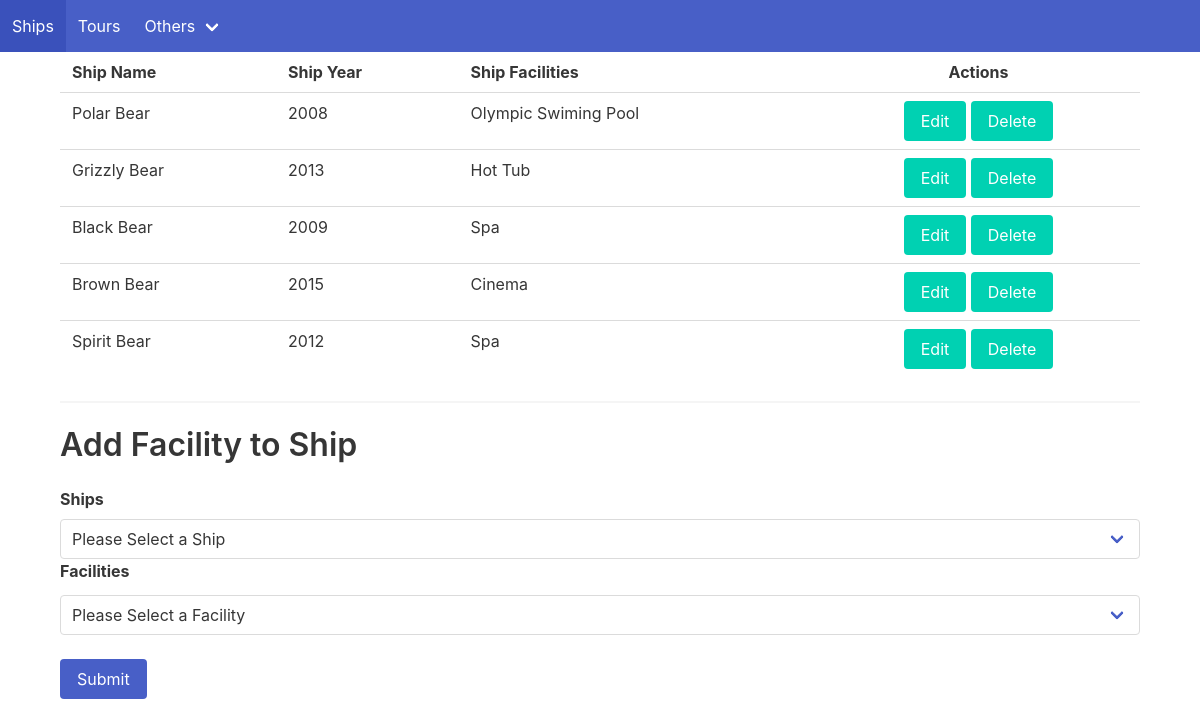
The page /facilitiesShip.php on the database its author committed.
### tables this page shows
CREATE TABLE IF NOT EXISTS facilities_ship (
  id int NOT NULL AUTO_INCREMENT,
  facilities int NOT NULL,
  ship int NOT NULL,
  PRIMARY KEY (id),  
  FOREIGN KEY (facilities) REFERENCES facilities(id),
  FOREIGN KEY (ship) REFERENCES ships(id));

CREATE TABLE IF NOT EXISTS ships (
  id int NOT NULL AUTO_INCREMENT,
  name varchar(45) NOT NULL,
  yearservice int(5) NOT NULL,
  active boolean not null default 1,
  PRIMARY KEY (id));

CREATE TABLE IF NOT EXISTS facilities (
    id int NOT NULL AUTO_INCREMENT,
    name varchar(45) NOT NULL,
    active boolean not null default 1,
    PRIMARY KEY (id));

### inc/utilities/PDOAgent.class.php (called while the page is built, shortened)
<?php
class PDOAgent    {
    private $host = DB_HOST;
    private $user = DB_USER;
    private $pass = DB_PASS;
    private $dbname = DB_NAME;
    private $className;
    private $pdo;
    private $stmt;
    public function __construct(String $className)    {
        $this->className = $className;
        $dsn = 'mysql:host=' . $this->host . ';dbname=' . $this->dbname;
        $options = array(
            PDO::ATTR_PERSISTENT => true,
            PDO::ATTR_ERRMODE => PDO::ERRMODE_EXCEPTION
            );
        try {
            $this->pdo = new PDO($dsn, $this->user, $this->pass, $options);
        } catch (PDOException $e) {
            $this->error = $e->getMessage();
        }
    }
    public function query(string $query) {
            $this->stmt = $this->pdo->prepare($query);
    }
    public function execute($data = null)   {
        if (is_null($data)) {
            return $this->stmt->execute();
        } else {
            return $this->stmt->execute($data);
        }
    }
    public function resultSet(){
        $this->execute();
        return $this->stmt->fetchAll(PDO::FETCH_CLASS, $this->className);
    }
}
?>

### inc/utilities/FacilitiesShipMapper.class.php (called while the page is built, shortened)
<?php
class FacilitiesShipMapper{
    static private $db;
    static function initialize(string $className){
        self::$db = new PDOAgent($className);
    }
    static function getShipFacilities() : Array {
        $select = "select   fs.id as id, s.id as shipID, s.name as shipName, s.yearservice, f.name as facilityName
                            from ships s
                            JOIN facilities_ship fs ON fs.ship = s.id
                            JOIN facilities f ON f.id = fs.facilities
                            ";
        self::$db->query($select);
        self::$db->execute();
        return self::$db->resultSet();
    }
    static function selectShips() : Array {
        $dropboxSelect = "SELECT DISTINCT s.name as shipName, s.id as shipID
                                    FROM ships s";
        self::$db->query($dropboxSelect);
        self::$db->execute();
        return self::$db->resultSet();
    }
}
?>

### inc/entities/Facilities_Ship.class.php (called while the page is built, shortened)
<?php
class Facilities_Ship{
private $id;
function getID() : int {
   return $this->id;
}
}
?>

### inc/utilities/PageFacilitiesShip.class.php (the view, shortened to what this page needs)
<?php
class PageFacilitiesShip{
    static function displayShipFacilties($shipFacilities){
        echo '<table class="table" style="width:100%;">
        <tr>
            <th>Ship Name</th>
            <th>Ship Year</th>
            <th>Ship Facilities</th>
            <th  style="text-align:center;">Actions</th>
                </tr>';
        foreach($shipFacilities as $sf) {
            echo '<tr>
                <td>'.$sf->shipName.'</td>
                <td>'.$sf->yearservice.'</td>
                <td>'.$sf->facilityName.'</td>
                <td style="text-align:center;">
                    <a href="'.$_SERVER['PHP_SELF'].'?action=edit&id='.$sf->getID().'"class="button is-primary">Edit</a>
                    <a href="'.$_SERVER['PHP_SELF'].'?action=delete&id='.$sf->getID().'"class="button is-primary">Delete</a>
                    </td>
            </tr>';
        }
        echo '</table>';
            }
    static function addForm($s, $f){ ?>
        <HR>
        <h1 class="title is-3" >Add Facility to Ship</h1>
        <form METHOD="POST" action="<?php echo $_SERVER['PHP_SELF']; ?>" >
            <div class="field">
             <label class="label">Ships</label>
               <div class="select is-fullwidth">
                   <select name="shipOptions">
                       <option value="0">Please Select a Ship</option>
                   </select>
               </div>
                <label class="label">Facilities</label>
                 </div>
                <div class="select is-fullwidth">
                    <select name="facilityOptions">
                        <option value="0">Please Select a Facility</option>
                    </select>
                </div>
            <div class="field is-grouped">
                <div class="control">
                    <BR>
                    <button class="button is-link">Submit</button>
                </div>
            </div>
        </form>
            <BR>
 <?php   }
    static function editForm($s, $f, $updateOptions){ ?>
<?php   }
}
?>

### rows shown on the page
facilities_ship: ship.name "Polar Bear", ship.yearservice "2008", facilities.name "Olympic Swiming Pool"
facilities_ship: ship.name "Grizzly Bear", ship.yearservice "2013", facilities.name "Hot Tub"
facilities_ship: ship.name "Black Bear", ship.yearservice "2009", facilities.name "Spa"
facilities_ship: ship.name "Brown Bear", ship.yearservice "2015", facilities.name "Cinema"
facilities_ship: ship.name "Spirit Bear", ship.yearservice "2012", facilities.name "Spa"
